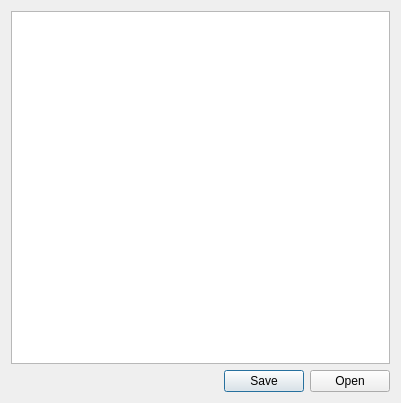
<?xml version="1.0" encoding="UTF-8"?>
<ui version="4.0">
 <class>Dialog</class>
 <widget class="QDialog" name="Dialog">
  <property name="geometry">
   <rect>
    <x>0</x>
    <y>0</y>
    <width>401</width>
    <height>403</height>
   </rect>
  </property>
  <property name="windowTitle">
   <string>Dialog</string>
  </property>
  <layout class="QVBoxLayout" name="verticalLayout">
   <item>
    <widget class="QPlainTextEdit" name="plainTextEdit"/>
   </item>
   <item>
    <widget class="QDialogButtonBox" name="buttonBox">
     <property name="standardButtons">
      <set>QDialogButtonBox::Open|QDialogButtonBox::Save</set>
     </property>
    </widget>
   </item>
  </layout>
 </widget>
 <resources/>
 <connections/>
</ui>
